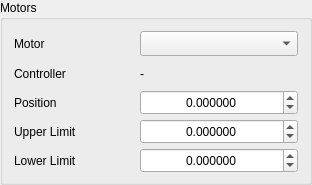
         <widget class="QGroupBox" name="groupMotors">
          <property name="sizePolicy">
           <sizepolicy hsizetype="Fixed" vsizetype="Fixed">
            <horstretch>0</horstretch>
            <verstretch>0</verstretch>
           </sizepolicy>
          </property>
          <property name="minimumSize">
           <size>
            <width>312</width>
            <height>185</height>
           </size>
          </property>
          <property name="maximumSize">
           <size>
            <width>312</width>
            <height>185</height>
           </size>
          </property>
          <property name="title">
           <string>Motors</string>
          </property>
          <layout class="QGridLayout" name="gridMotors">
           <item row="0" column="0">
            <widget class="QLabel" name="lblMotor">
             <property name="sizePolicy">
              <sizepolicy hsizetype="Fixed" vsizetype="Fixed">
               <horstretch>0</horstretch>
               <verstretch>0</verstretch>
              </sizepolicy>
             </property>
             <property name="minimumSize">
              <size>
               <width>120</width>
               <height>25</height>
              </size>
             </property>
             <property name="maximumSize">
              <size>
               <width>120</width>
               <height>25</height>
              </size>
             </property>
             <property name="text">
              <string>Motor</string>
             </property>
            </widget>
           </item>
           <item row="0" column="1">
            <widget class="QComboBox" name="comboMotor">
             <property name="sizePolicy">
              <sizepolicy hsizetype="Fixed" vsizetype="Fixed">
               <horstretch>0</horstretch>
               <verstretch>0</verstretch>
              </sizepolicy>
             </property>
             <property name="minimumSize">
              <size>
               <width>140</width>
               <height>25</height>
              </size>
             </property>
             <property name="maximumSize">
              <size>
               <width>160</width>
               <height>25</height>
              </size>
             </property>
             <property name="layoutDirection">
              <enum>Qt::LeftToRight</enum>
             </property>
            </widget>
           </item>
           <item row="1" column="0">
            <widget class="QLabel" name="lblMotorController">
             <property name="sizePolicy">
              <sizepolicy hsizetype="Fixed" vsizetype="Fixed">
               <horstretch>0</horstretch>
               <verstretch>0</verstretch>
              </sizepolicy>
             </property>
             <property name="minimumSize">
              <size>
               <width>120</width>
               <height>25</height>
              </size>
             </property>
             <property name="maximumSize">
              <size>
               <width>120</width>
               <height>25</height>
              </size>
             </property>
             <property name="text">
              <string>Controller</string>
             </property>
            </widget>
           </item>
           <item row="1" column="1">
            <widget class="QLabel" name="lblMotorControllerValue">
             <property name="sizePolicy">
              <sizepolicy hsizetype="Fixed" vsizetype="Fixed">
               <horstretch>0</horstretch>
               <verstretch>0</verstretch>
              </sizepolicy>
             </property>
             <property name="minimumSize">
              <size>
               <width>140</width>
               <height>25</height>
              </size>
             </property>
             <property name="maximumSize">
              <size>
               <width>160</width>
               <height>25</height>
              </size>
             </property>
             <property name="text">
              <string>-</string>
             </property>
             <property name="alignment">
              <set>Qt::AlignLeading|Qt::AlignLeft|Qt::AlignVCenter</set>
             </property>
            </widget>
           </item>
           <item row="2" column="0">
            <widget class="QLabel" name="lblPosition">
             <property name="sizePolicy">
              <sizepolicy hsizetype="Fixed" vsizetype="Fixed">
               <horstretch>0</horstretch>
               <verstretch>0</verstretch>
              </sizepolicy>
             </property>
             <property name="minimumSize">
              <size>
               <width>120</width>
               <height>25</height>
              </size>
             </property>
             <property name="maximumSize">
              <size>
               <width>120</width>
               <height>25</height>
              </size>
             </property>
             <property name="text">
              <string>Position</string>
             </property>
            </widget>
           </item>
           <item row="2" column="1">
            <widget class="QDoubleSpinBox" name="spinPosition">
             <property name="sizePolicy">
              <sizepolicy hsizetype="Fixed" vsizetype="Fixed">
               <horstretch>0</horstretch>
               <verstretch>0</verstretch>
              </sizepolicy>
             </property>
             <property name="minimumSize">
              <size>
               <width>140</width>
               <height>25</height>
              </size>
             </property>
             <property name="maximumSize">
              <size>
               <width>160</width>
               <height>25</height>
              </size>
             </property>
             <property name="wrapping">
              <bool>false</bool>
             </property>
             <property name="frame">
              <bool>true</bool>
             </property>
             <property name="alignment">
              <set>Qt::AlignCenter</set>
             </property>
             <property name="keyboardTracking">
              <bool>false</bool>
             </property>
             <property name="decimals">
              <number>6</number>
             </property>
             <property name="minimum">
              <double>-999999.000000000000000</double>
             </property>
             <property name="maximum">
              <double>999999.999998999992386</double>
             </property>
            </widget>
           </item>
           <item row="3" column="0">
            <widget class="QLabel" name="lblUpper">
             <property name="sizePolicy">
              <sizepolicy hsizetype="Fixed" vsizetype="Fixed">
               <horstretch>0</horstretch>
               <verstretch>0</verstretch>
              </sizepolicy>
             </property>
             <property name="minimumSize">
              <size>
               <width>120</width>
               <height>25</height>
              </size>
             </property>
             <property name="maximumSize">
              <size>
               <width>120</width>
               <height>25</height>
              </size>
             </property>
             <property name="text">
              <string>Upper Limit</string>
             </property>
            </widget>
           </item>
           <item row="3" column="1">
            <widget class="QDoubleSpinBox" name="spinUpper">
             <property name="sizePolicy">
              <sizepolicy hsizetype="Fixed" vsizetype="Fixed">
               <horstretch>0</horstretch>
               <verstretch>0</verstretch>
              </sizepolicy>
             </property>
             <property name="minimumSize">
              <size>
               <width>140</width>
               <height>25</height>
              </size>
             </property>
             <property name="maximumSize">
              <size>
               <width>160</width>
               <height>25</height>
              </size>
             </property>
             <property name="wrapping">
              <bool>false</bool>
             </property>
             <property name="frame">
              <bool>true</bool>
             </property>
             <property name="alignment">
              <set>Qt::AlignCenter</set>
             </property>
             <property name="keyboardTracking">
              <bool>false</bool>
             </property>
             <property name="decimals">
              <number>6</number>
             </property>
             <property name="minimum">
              <double>-999999.000000000000000</double>
             </property>
             <property name="maximum">
              <double>999999.999998999992386</double>
             </property>
            </widget>
           </item>
           <item row="4" column="0">
            <widget class="QLabel" name="lblLower">
             <property name="sizePolicy">
              <sizepolicy hsizetype="Fixed" vsizetype="Fixed">
               <horstretch>0</horstretch>
               <verstretch>0</verstretch>
              </sizepolicy>
             </property>
             <property name="minimumSize">
              <size>
               <width>120</width>
               <height>25</height>
              </size>
             </property>
             <property name="maximumSize">
              <size>
               <width>120</width>
               <height>25</height>
              </size>
             </property>
             <property name="text">
              <string>Lower Limit</string>
             </property>
            </widget>
           </item>
           <item row="4" column="1">
            <widget class="QDoubleSpinBox" name="spinLower">
             <property name="sizePolicy">
              <sizepolicy hsizetype="Fixed" vsizetype="Fixed">
               <horstretch>0</horstretch>
               <verstretch>0</verstretch>
              </sizepolicy>
             </property>
             <property name="minimumSize">
              <size>
               <width>140</width>
               <height>25</height>
              </size>
             </property>
             <property name="maximumSize">
              <size>
               <width>160</width>
               <height>25</height>
              </size>
             </property>
             <property name="wrapping">
              <bool>false</bool>
             </property>
             <property name="frame">
              <bool>true</bool>
             </property>
             <property name="alignment">
              <set>Qt::AlignCenter</set>
             </property>
             <property name="keyboardTracking">
              <bool>false</bool>
             </property>
             <property name="decimals">
              <number>6</number>
             </property>
             <property name="minimum">
              <double>-999999.000000000000000</double>
             </property>
             <property name="maximum">
              <double>999999.999998999992386</double>
             </property>
            </widget>
           </item>
          </layout>
         </widget>
